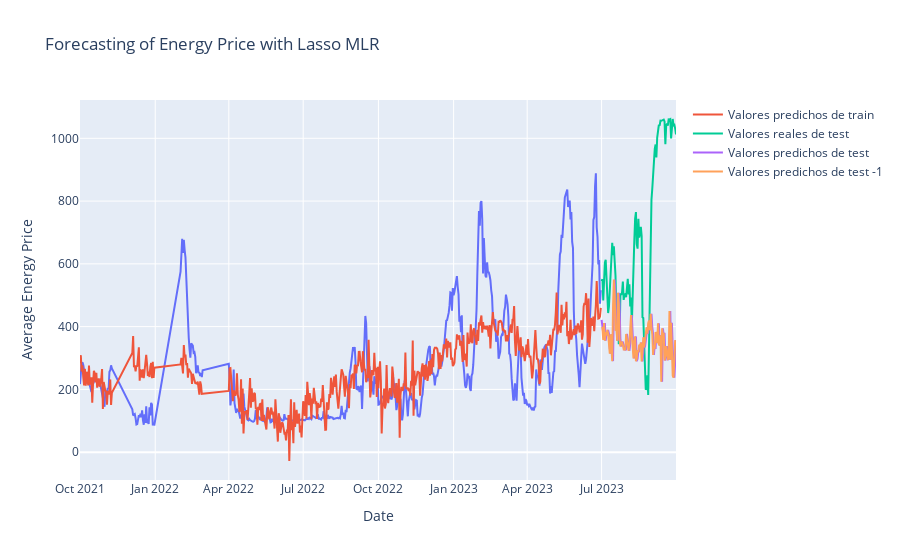

Notebook source saved alongside this figure:
### Code cell
fig = px.line(
    x=X_train_dates, y=y_train, title="Forecasting of Energy Price with Lasso MLR"
)
fig.update_layout(xaxis_title="Date", yaxis_title="Average Energy Price")
fig.add_trace(
    go.Scatter(
        x=X_train_dates, y=y_pred_train, mode="lines", name="Valores predichos de train"
    )
)
fig.add_trace(
    go.Scatter(x=X_test_dates, y=y_test, mode="lines", name="Valores reales de test")
)
fig.add_trace(
    go.Scatter(x=X_test_dates, y=y_pred, mode="lines", name="Valores predichos de test")
)
fig.add_trace(
    go.Scatter(
        x=X_test_dates, y=y_pred_1, mode="lines", name="Valores predichos de test -1"
    )
)
fig.show()
